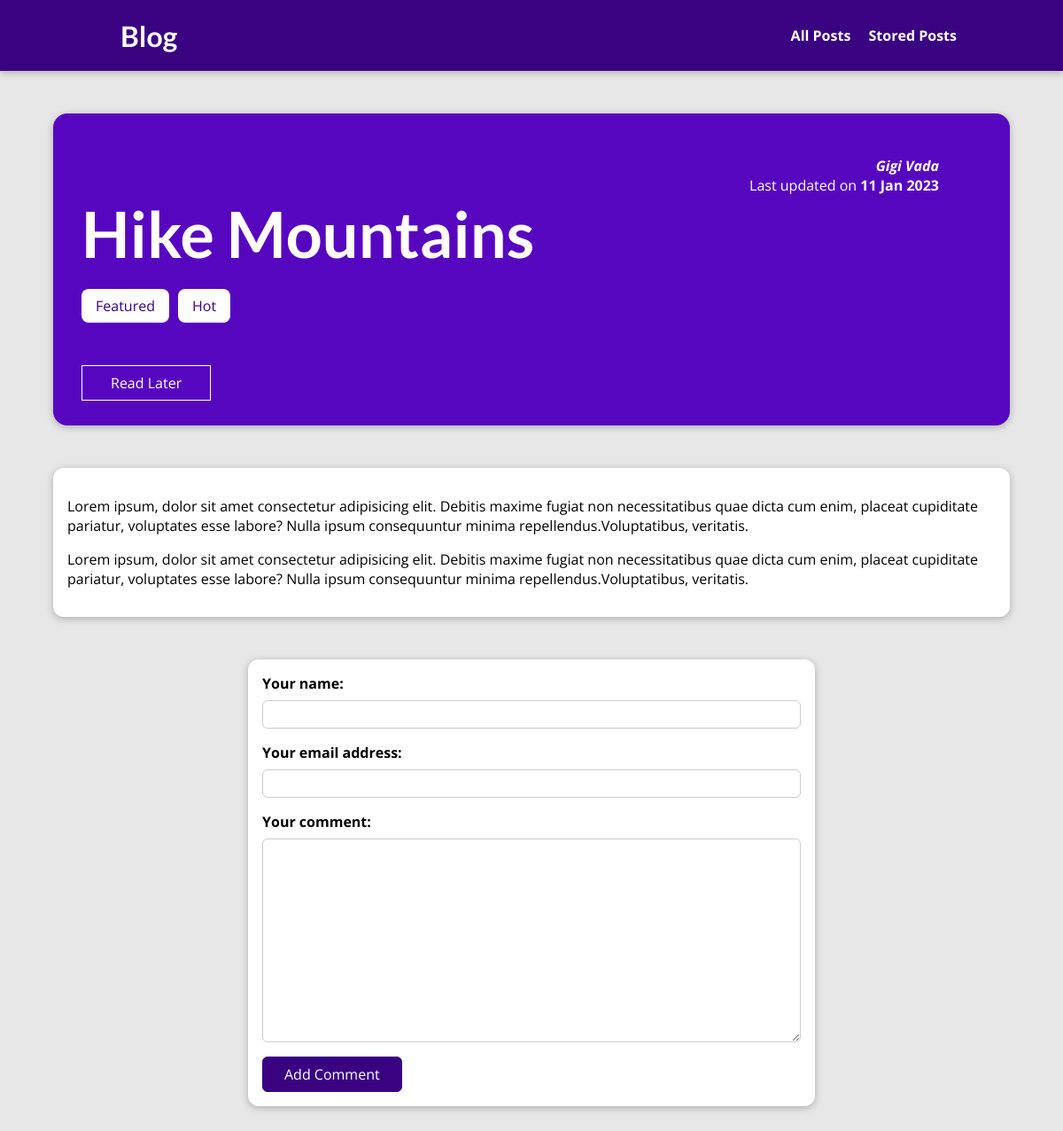
/posts/hike-mountains, run on the app's committed database.
### blog/models.py (models this page shows, shortened)
class Post(models.Model):
    title = models.CharField(max_length=100)
    description = models.TextField(max_length=300)
    image = models.ImageField(upload_to='posts', null=True)
    date = models.DateField(auto_now=True)
    slug = models.SlugField(unique=True, db_index=True)
    content = models.TextField(validators=[MinLengthValidator(10)])
    author = models.ForeignKey(
        Author, on_delete=models.SET_NULL, related_name='posts', null=True)
    tags = models.ManyToManyField(Tag)

class Tag(models.Model):
    caption = models.CharField(max_length=50)

class Author(models.Model):
    first_name = models.CharField(max_length=50)
    last_name = models.CharField(max_length=50)
    email_address = models.EmailField()

### blog/views.py (the view, shortened to what this page needs)
# urls.py: path('posts/<slug:slug>', views.PostDetailView.as_view(),
class PostDetailView(View):
    def get(self, request, slug):
        post = Post.objects.get(slug=slug)
        stored_posts = request.session.get('stored_posts')
        if not stored_posts:
            is_saved = False
        else:
            is_saved = post.id in stored_posts
        context = {
            'post': post,
            'tags': post.tags.all(),
            'comments': post.comments.all().order_by('-id'),
            'form': CommentForm(),
            'is_saved': is_saved
        }
        return render(request, 'blog/post-detail.html', context)

### blog/forms.py
class CommentForm(forms.ModelForm):
    class Meta:
        model = Comment
        exclude = ['post']
        labels = {
            'username': 'Your name',
            'user_email': 'Your email address',
            'text': 'Your comment'
        }

### blog/templates/blog/post-detail.html (shortened to what this page needs)
{% extends 'base.html' %} {% load static %}
{% block css %}
<link rel="stylesheet" href="{% static 'blog/post-detail.css' %}" />
{% endblock %}
{% block content %}
<section id="summary">
  <h2>{{post.title}}</h2>
  <div id="tags">
    {% for tag in tags %}
    <p class="tag">{{tag.caption}}</p>
    {% endfor %}
  </div>
  <div id="read-later">
    <form action="{% url 'read-later' %}" method="post">
      <button>
        {% if is_saved %}
        Remove from 'Read Later'
        {% else %} Read Later
        {% endif %}
      </button>
    </form>
  </div>
  <article>
    <address>
      <a href="mailto:{{post.author.email_address}}">
        {{post.author.first_name|title}} {{post.author.last_name|title}}
      </a>
    </address>
    <div>Last updated on <time>{{post.date|date:'d M Y'}}</time></div>
  </article>
</section>
<main>{{post.content|linebreaks}}</main>
<div>
  <form
    method="post"
    action="{% url 'single-post-page' post.slug %}"
    id="comment-form"
  >
    {% for field in form %}
    <div class="form-control">
      {{field.label_tag}} {{field}} {{field.errors}}
    </div>
    {% endfor %}
    <button>Add Comment</button>
  </form>
</div>
{% endblock %}

### templates/base.html (shortened to what this page needs)
{% load static %}
<!DOCTYPE html>
<html lang="en">
  <head>
    {% block css %} {% endblock %}
    <link rel="stylesheet" href="{% static 'app.css' %}" />
  </head>
  <body>
    <header id="main-navigation">
      <h1><a href="{% url 'starting-page' %}">Blog</a></h1>
      <nav>
        <a href="{% url 'posts-page' %}">All Posts</a>
        <a href="{% url 'read-later' %}">Stored Posts</a>
      </nav>
    </header>
    {% block content %} {% endblock %}
  </body>
</html>

### blog/static/blog/post-detail.css (style rules this page uses)
body { background-color: #e7e7e7; }
#main-navigation { background-color: #390281; box-shadow: 0 2px 8px rgba(0, 0, 0, 0.25); }
#summary { margin: 8rem auto 3rem auto; padding: 2rem; width: 90%; max-width: 90rem; border-radius: 16px; background-color: #5706c0; position: relative; box-shadow: 0 2px 8px rgba(0, 0, 0, 0.25); height: 22rem; }
#summary h2 { color: white; font-size: 4.5rem; margin-bottom: 0.25rem; }
#summary article { position: absolute; top: 2rem; right: 3rem; padding: 1rem 2rem; border-radius: 12px; text-align: right; color: white; }
#summary address { font-weight: bold; }
#summary time { font-weight: bold; }
main { width: 90%; max-width: 90rem; margin: 3rem auto; background-color: white; padding: 1rem; border-radius: 12px; box-shadow: 0 2px 8px rgba(0, 0, 0, 0.25); }
#summary a { text-decoration: none; color: white; }
#tags { display: flex; }
.tag { background-color: white; color: #390281; padding: 0.5rem 1rem; border-radius: 8px; }
.tag:not(:first-child) { margin-left: 10px; }
#comment-form { margin: 3rem auto; width: 90%; max-width: 40rem; border-radius: 12px; background-color: white; box-shadow: 0 2px 8px rgba(0, 0, 0, 0.25); padding: 1rem; }
#comment-form button { font: inherit; background-color: #390281; color: white; border: 1px solid #390281; padding: 0.5rem 1.5rem; border-radius: 6px; cursor: pointer; }
.form-control { margin-bottom: 1rem; }
.form-control label { font-weight: bold; margin-bottom: 0.5rem; display: block; }
.form-control input, .form-control textarea { display: block; width: 100%; font: inherit; padding: 0.25rem; border-radius: 6px; border: 1px solid #ccc; }
#read-later { margin: 2rem 0; }
#read-later button { background-color: transparent; border: 1px solid white; padding: 0.5rem 2rem; font: inherit; color: white; cursor: pointer; }

### static/app.css (style rules this page uses)
* { box-sizing: border-box; }
html { font-family: "Open Sans", "Lato", sans-serif; }
body { margin: 0; }
h1, h2, h3 { font-family: "Lato", sans-serif; font-weight: bold; }
#main-navigation { width: 100%; height: 5rem; display: flex; justify-content: space-between; align-items: center; padding: 0 10%; position: absolute; top: 0; left: 0; }
#main-navigation a { text-decoration: none; color: white; font-weight: bold; margin-left: 1rem; }

### data on the page
Post: title "Hike Mountains", author.first_name "Gigi", author.last_name "Vada", date "11 Jan 2023", content "Lorem ipsum, dolor sit amet consectetur adipisicing elit. Debitis maxime fugiat non necessitatibus quae dicta cum enim, placeat cupiditate pariatur, voluptates esse labore? Nulla ipsum consequuntur minima repellendus.Voluptatibus, veritatis. Lorem ipsum, dolor sit amet consectetur adipisicing elit. Debitis maxime fugiat non necessitatibus quae dicta cum enim, placeat cupiditate pariatur, voluptates esse labore? Nulla ipsum consequuntur minima repellendus.Voluptatibus, veritatis."
Tag: caption "Featured"
Tag: caption "Hot"

### other printed values
{{ field.label_tag }} "Your name:" "Your email address:" "Your comment:"
